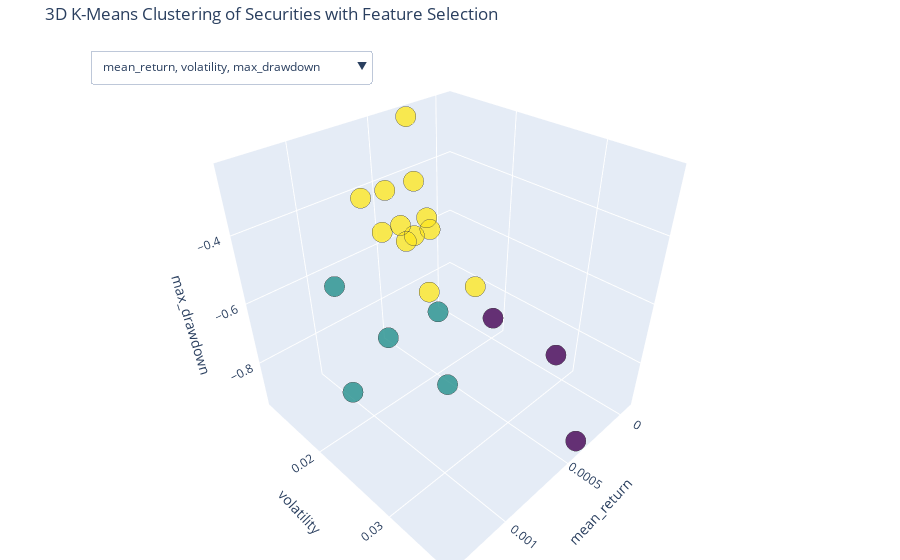

The code cell stored with this chart in its notebook:
### Markdown cell above
We will implement k-means clustering in attempt to diversify our portfolio and group stocks with similar risk-return profiles. We make use of the elbow method and the KneeLocator module to select the optimal number of clusters.

### Code cell
import yfinance as yf
import pandas as pd
import numpy as np
import matplotlib.pyplot as plt
import random
from scipy.optimize import minimize
from itertools import combinations
from sklearn.cluster import KMeans
from sklearn.preprocessing import StandardScaler
import plotly.express as px
import plotly.graph_objects as go
from plotly.subplots import make_subplots
from kneed import KneeLocator

# Table of S&P 500 tickers from wikipedia
url = "https://en.wikipedia.org/wiki/List_of_S%26P_500_companies"

# Read the table from the page
sp500_table = pd.read_html(url)[0]
sp500_tickers = sp500_table['Symbol'].tolist()

# Select a random sample from the S&P 500 stocks
tickers = random.sample(sp500_tickers, 20)

# Download adjusted closing prices
data = yf.download(tickers, start="2015-01-01", end="2025-01-01", auto_adjust=True)['Close']
returns = data.pct_change()

# Function to calculate max drawdown
def max_drawdown(series):
    cumulative = (1 + series).cumprod()
    peak = cumulative.cummax()
    drawdown = (cumulative - peak) / peak
    return drawdown.min()

# Risk-free rate
risk_free_rate = np.exp(np.log(0.04 + 1)/252) - 1

# Feature engineering: use mean return and volatility
features = pd.DataFrame(index=tickers)
features['mean_return'] = returns.mean()
features['volatility'] = returns.std()
features['max_drawdown'] = returns.apply(max_drawdown)
features['sharpe_ratio'] = (features['mean_return'] - risk_free_rate)*np.sqrt(252) / features['volatility']

# Normalize the features
scaler = StandardScaler()
scaled_features = scaler.fit_transform(features)

# Elbow method to calcuate the inertia for different numbers of clusters k
inertia = []
k_range = range(1, 10)

for k in k_range:
    km = KMeans(n_clusters=k, random_state=42)
    km.fit(scaled_features)
    inertia.append(km.inertia_)

# Plot Elbow curve
plt.figure(figsize=(8, 5))
plt.plot(k_range, inertia, 'bo-')
plt.xlabel('Number of Clusters (k)')
plt.ylabel('Inertia')
plt.title('Elbow Method for Optimal k')
plt.grid(True)
plt.show()

# Based on elbow, select optimal k and from clusters
kneedle = KneeLocator(k_range, inertia, curve='convex', direction='decreasing')
optimal_k = kneedle.knee
print(f"Optimal number of clusters: {optimal_k}")

kmeans = KMeans(n_clusters=optimal_k, random_state=42)
features['cluster'] = kmeans.fit_predict(scaled_features)

# 3D INTERACTIVE PLOTLY PLOT

# Define all combinations of 3 out of 4 features
all_features = ['mean_return', 'volatility', 'max_drawdown', 'sharpe_ratio']
feature_combos = list(combinations(all_features, 3))

# Prepare traces for each feature combo
fig = go.Figure()

for i, (x, y, z) in enumerate(feature_combos):
    visible = True if i == 0 else False
    fig.add_trace(go.Scatter3d(
        x=features[x],
        y=features[y],
        z=features[z],
        mode='markers',
        text=features.index,
        marker=dict(
            size=7,
            color=features['cluster'],
            colorscale='viridis',
            opacity=0.8,
            line=dict(width=1)
        ),
        name=f"{x}, {y}, {z}",
        visible=visible
    ))

# Dropdown menu for selecting features
dropdown_buttons = []

for i, (x, y, z) in enumerate(feature_combos):
    visibility = [j == i for j in range(len(feature_combos))]
    label = f"{x}, {y}, {z}"
    dropdown_buttons.append(dict(
        label=label,
        method='update',
        args=[{'visible': visibility},
              {'scene': dict(
                  xaxis_title=x,
                  yaxis_title=y,
                  zaxis_title=z
              )}]
    ))

# Layout
fig.update_layout(
    updatemenus=[dict(
        buttons=dropdown_buttons,
        direction="down",
        pad={"r": 10, "t": 10},
        showactive=True,
        x=0.1,
        xanchor="left",
        y=1.0,
        yanchor="top"
    )],
    scene=dict(
        xaxis_title=feature_combos[0][0],
        yaxis_title=feature_combos[0][1],
        zaxis_title=feature_combos[0][2],
    ),
    margin=dict(l=0, r=0, b=0, t=40),
    title="3D K-Means Clustering of Securities with Feature Selection"
)

fig.show()

# Select 2 securities per cluster
top_picks = features.groupby('cluster').apply(lambda df: df.sort_values('sharpe_ratio', ascending=False).head(2), include_groups=False)
print("\nTop Picks from Each Cluster:")
print(top_picks)

### Figure 1 — Plotly figure (JSON) as saved in the notebook; plotly's stock layout.template omitted (floating-point values rounded to 4 significant figures)
{"data": [{"marker": {"color": [0, 2, 2, 2, 2, 2, 2, 0, 2, 1, 1, 1, 2, 2, 2, 2, 2, 1, 1, 0], "colorscale": [[0, "#440154"], [0.1111, "#482878"], [0.2222, "#3e4989"], [0.3333, "#31688e"], [0.4444, "#26828e"], [0.5556, "#1f9e89"], [0.6667, "#35b779"], [0.7778, "#6ece58"], [0.8889, "#b5de2b"], [1, "#fde725"]], "line": {"width": 1}, "opacity": 0.8, "size": 7}, "mode": "markers", "name": "mean_return, volatility, max_drawdown", "text": ["WBD", "SWKS", "CAH", "O", "T", "WAT", "STZ", "APA", "WELL", "SW", "FSLR", "HWM", "BK", "V", "CL", "ZTS", "STE", "PWR", "TER", "APTV"], "type": "scatter3d", "visible": true, "x": [-7.106e-05, 0.0004371, 0.0004309, 0.0003673, 0.0003514, 0.0006258, 0.0005051, 0.0003788, 0.0005646, 0.0008225, 0.001004, 0.001331, 0.0005014, 0.0007675, 0.0002739, 0.0006906, 0.0006267, 0.00119, 0.001074, 0.000343], "y": [0.02808, 0.02412, 0.018, 0.01636, 0.0143, 0.01772, 0.01596, 0.03642, 0.0202, 0.02611, 0.03041, 0.02554, 0.01709, 0.01539, 0.01199, 0.0164, 0.01579, 0.02099, 0.02479, 0.02507], "z": [-0.9132, -0.5923, -0.4893, -0.4828, -0.3943, -0.4427, -0.5353, -0.9364, -0.6333, -0.5457, -0.6403, -0.6481, -0.5049, -0.3636, -0.2377, -0.4652, -0.3618, -0.4553, -0.5752, -0.7074]}, {"marker": {"color": [0, 2, 2, 2, 2, 2, 2, 0, 2, 1, 1, 1, 2, 2, 2, 2, 2, 1, 1, 0], "colorscale": [[0, "#440154"], [0.1111, "#482878"], [0.2222, "#3e4989"], [0.3333, "#31688e"], [0.4444, "#26828e"], [0.5556, "#1f9e89"], [0.6667, "#35b779"], [0.7778, "#6ece58"], [0.8889, "#b5de2b"], [1, "#fde725"]], "line": {"width": 1}, "opacity": 0.8, "size": 7}, "mode": "markers", "name": "mean_return, volatility, sharpe_ratio", "text": ["WBD", "SWKS", "CAH", "O", "T", "WAT", "STZ", "APA", "WELL", "SW", "FSLR", "HWM", "BK", "V", "CL", "ZTS", "STE", "PWR", "TER", "APTV"], "type": "scatter3d", "visible": false, "x": [-7.106e-05, 0.0004371, 0.0004309, 0.0003673, 0.0003514, 0.0006258, 0.0005051, 0.0003788, 0.0005646, 0.0008225, 0.001004, 0.001331, 0.0005014, 0.0007675, 0.0002739, 0.0006906, 0.0006267, 0.00119, 0.001074, 0.000343], "y": [0.02808, 0.02412, 0.018, 0.01636, 0.0143, 0.01772, 0.01596, 0.03642, 0.0202, 0.02611, 0.03041, 0.02554, 0.01709, 0.01539, 0.01199, 0.0164, 0.01579, 0.02099, 0.02479, 0.02507], "z": [-0.1282, 0.1853, 0.2427, 0.2054, 0.2172, 0.4213, 0.3476, 0.09725, 0.3214, 0.4054, 0.4428, 0.7303, 0.3211, 0.6311, 0.1566, 0.5178, 0.4736, 0.7824, 0.5879, 0.1186]}, {"marker": {"color": [0, 2, 2, 2, 2, 2, 2, 0, 2, 1, 1, 1, 2, 2, 2, 2, 2, 1, 1, 0], "colorscale": [[0, "#440154"], [0.1111, "#482878"], [0.2222, "#3e4989"], [0.3333, "#31688e"], [0.4444, "#26828e"], [0.5556, "#1f9e89"], [0.6667, "#35b779"], [0.7778, "#6ece58"], [0.8889, "#b5de2b"], [1, "#fde725"]], "line": {"width": 1}, "opacity": 0.8, "size": 7}, "mode": "markers", "name": "mean_return, max_drawdown, sharpe_ratio", "text": ["WBD", "SWKS", "CAH", "O", "T", "WAT", "STZ", "APA", "WELL", "SW", "FSLR", "HWM", "BK", "V", "CL", "ZTS", "STE", "PWR", "TER", "APTV"], "type": "scatter3d", "visible": false, "x": [-7.106e-05, 0.0004371, 0.0004309, 0.0003673, 0.0003514, 0.0006258, 0.0005051, 0.0003788, 0.0005646, 0.0008225, 0.001004, 0.001331, 0.0005014, 0.0007675, 0.0002739, 0.0006906, 0.0006267, 0.00119, 0.001074, 0.000343], "y": [-0.9132, -0.5923, -0.4893, -0.4828, -0.3943, -0.4427, -0.5353, -0.9364, -0.6333, -0.5457, -0.6403, -0.6481, -0.5049, -0.3636, -0.2377, -0.4652, -0.3618, -0.4553, -0.5752, -0.7074], "z": [-0.1282, 0.1853, 0.2427, 0.2054, 0.2172, 0.4213, 0.3476, 0.09725, 0.3214, 0.4054, 0.4428, 0.7303, 0.3211, 0.6311, 0.1566, 0.5178, 0.4736, 0.7824, 0.5879, 0.1186]}, {"marker": {"color": [0, 2, 2, 2, 2, 2, 2, 0, 2, 1, 1, 1, 2, 2, 2, 2, 2, 1, 1, 0], "colorscale": [[0, "#440154"], [0.1111, "#482878"], [0.2222, "#3e4989"], [0.3333, "#31688e"], [0.4444, "#26828e"], [0.5556, "#1f9e89"], [0.6667, "#35b779"], [0.7778, "#6ece58"], [0.8889, "#b5de2b"], [1, "#fde725"]], "line": {"width": 1}, "opacity": 0.8, "size": 7}, "mode": "markers", "name": "volatility, max_drawdown, sharpe_ratio", "text": ["WBD", "SWKS", "CAH", "O", "T", "WAT", "STZ", "APA", "WELL", "SW", "FSLR", "HWM", "BK", "V", "CL", "ZTS", "STE", "PWR", "TER", "APTV"], "type": "scatter3d", "visible": false, "x": [0.02808, 0.02412, 0.018, 0.01636, 0.0143, 0.01772, 0.01596, 0.03642, 0.0202, 0.02611, 0.03041, 0.02554, 0.01709, 0.01539, 0.01199, 0.0164, 0.01579, 0.02099, 0.02479, 0.02507], "y": [-0.9132, -0.5923, -0.4893, -0.4828, -0.3943, -0.4427, -0.5353, -0.9364, -0.6333, -0.5457, -0.6403, -0.6481, -0.5049, -0.3636, -0.2377, -0.4652, -0.3618, -0.4553, -0.5752, -0.7074], "z": [-0.1282, 0.1853, 0.2427, 0.2054, 0.2172, 0.4213, 0.3476, 0.09725, 0.3214, 0.4054, 0.4428, 0.7303, 0.3211, 0.6311, 0.1566, 0.5178, 0.4736, 0.7824, 0.5879, 0.1186]}], "layout": {"margin": {"b": 0, "l": 0, "r": 0, "t": 40}, "scene": {"xaxis": {"title": {"text": "mean_return"}}, "yaxis": {"title": {"text": "volatility"}}, "zaxis": {"title": {"text": "max_drawdown"}}}, "title": {"text": "3D K-Means Clustering of Securities with Feature Selection"}, "updatemenus": [{"buttons": [{"args": [{"visible": [true, false, false, false]}, {"scene": {"xaxis_title": "mean_return", "yaxis_title": "volatility", "zaxis_title": "max_drawdown"}}], "label": "mean_return, volatility, max_drawdown", "method": "update"}, {"args": [{"visible": [false, true, false, false]}, {"scene": {"xaxis_title": "mean_return", "yaxis_title": "volatility", "zaxis_title": "sharpe_ratio"}}], "label": "mean_return, volatility, sharpe_ratio", "method": "update"}, {"args": [{"visible": [false, false, true, false]}, {"scene": {"xaxis_title": "mean_return", "yaxis_title": "max_drawdown", "zaxis_title": "sharpe_ratio"}}], "label": "mean_return, max_drawdown, sharpe_ratio", "method": "update"}, {"args": [{"visible": [false, false, false, true]}, {"scene": {"xaxis_title": "volatility", "yaxis_title": "max_drawdown", "zaxis_title": "sharpe_ratio"}}], "label": "volatility, max_drawdown, sharpe_ratio", "method": "update"}], "direction": "down", "pad": {"r": 10, "t": 10}, "showactive": true, "x": 0.1, "xanchor": "left", "y": 1, "yanchor": "top"}]}}
